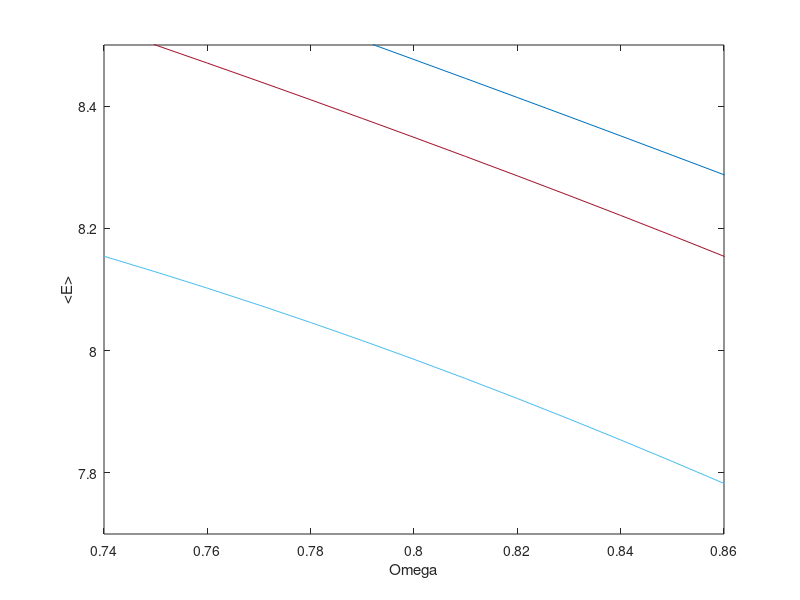

This chart was generated by the following MATLAB code:
clc; clear all; close all;
tic 
%%%% Recaluculate Terms?
ReCalIntTerm = 0; 
ReCalAnisoTerm = 0; %%%% 0 = no, 1 = yes

N = 6;
g = 1;
A = 0.03;
LLVal=1;
KPos = [ 1 2 3 4 5 6 7 8 9 10 11 12 13 14 15 16 17 18 19; %Matlab position
         0 0 1 0 1 0 1 0 1 0  1  0  1  0  1  0  1  0  1 ; %n value
        -1 0 0 1 1 2 2 3 3 4  4  5  5  6  6  7  7  8  8]; %Mt value
    
AllBras = csvread('NewLL2.csv');
AllKets = AllBras';
LengthBasis = length(AllBras);

NMat = eye(LengthBasis).*N;

LMat = zeros(LengthBasis);

for LBra = 1:LengthBasis
    InitialBraL = AllBras(LBra,:);
    for LKet = 1:LengthBasis
        InitialKetL = AllKets(:,LKet);
        
        if InitialBraL == InitialKetL'
            LMat(LBra,LKet) = dot(InitialBraL,KPos(3,:));
        end
    end
end
%%%% InteractionTerm area
if ReCalIntTerm == 0
   UMatNoConst = csvread('UMatNoConst.csv');
elseif ReCalIntTerm == 1
   IntFunc();
end
%%%%%%%%%%%%%%%%%%%%%%%%

%%%% Anisotropic Term area
if ReCalAnisoTerm == 0
    AnisoTermNoA = csvread('AnisotermNoConst.csv');
elseif ReCalAnisoTerm == 1
    AnisoFunc();
end
%%%%%%%%%%%%%

UMatNoConst = csvread('UMatNoConst.csv');
UMat = UMatNoConst.* (g/(4*pi));
AnisoTermNoA = csvread('AnisotermNoConst.csv');
AnisoMat = A.*AnisoTermNoA;



ss=0;
for Omega = 0.6:0.01:0.9
    ss=ss+1;
    
    NAll = NMat;
    UAll = UMat;
    LAll = LMat.*(1-Omega);
    VAll = 0.5*AnisoMat;
    
    Total = NAll+UAll+LAll+VAll;
    Eig = eig(Total);
    [V,D] = eig(Total);
    
    OmegaIncreaseMatrix(1,ss) = Omega;
    OmegaEnergyMatrix(:,ss) = Eig;
    OmegaMatRestricted = OmegaEnergyMatrix(1:9,:);
    
end

plot(OmegaIncreaseMatrix,OmegaEnergyMatrix);
xlabel('Omega')
ylabel('<E>')
ylim([7.7 8.5])
xlim([0.74 0.86])
hold off;








    toc
 